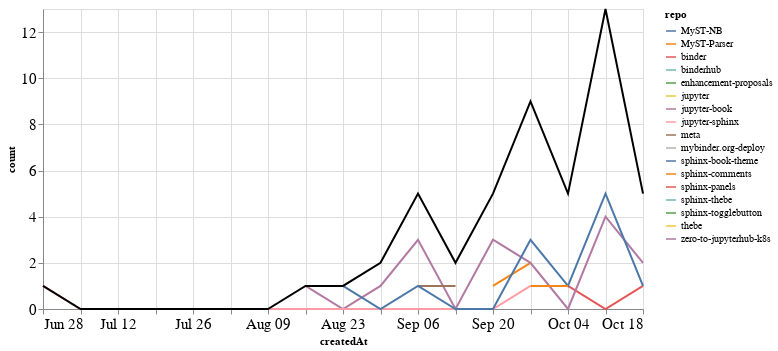

The code cell stored with this chart in its notebook:
### Markdown cell above
## PRs

### Code cell
prs_time = prs.groupby('repo').resample('W', on='createdAt').count()['author'].reset_index()
prs_time = prs_time.rename(columns={'author': 'count'})
prs_time_total = prs_time.groupby('createdAt').agg({"count": "sum"}).reset_index()

ch1 = alt.Chart(prs_time, width=600).mark_line().encode(
    x='createdAt',
    y='count',
    color='repo',
    tooltip="repo"
)

ch2 = alt.Chart(prs_time_total, width=600).mark_line(color="black").encode(
    x='createdAt',
    y='count',
)

ch1 + ch2

### Figure 1 — Vega-Lite specification as saved in the notebook (floating-point values rounded to 4 significant figures)
{"config": {"axisLeft": {"labelFontSize": 15}, "axisBottom": {"labelFontSize": 15}}, "layer": [{"data": {"name": "data-c2adcf8302394faea8d6522b5b3d5e74"}, "mark": "line", "encoding": {"color": {"type": "nominal", "field": "repo"}, "tooltip": {"type": "nominal", "field": "repo"}, "x": {"type": "temporal", "field": "createdAt"}, "y": {"type": "quantitative", "field": "count"}}, "width": 600}, {"data": {"name": "data-6ebd3163d3f705b0c8a8866cf71c9303"}, "mark": {"type": "line", "color": "black"}, "encoding": {"x": {"type": "temporal", "field": "createdAt"}, "y": {"type": "quantitative", "field": "count"}}, "width": 600}], "$schema": "https://vega.github.io/schema/vega-lite/v4.8.1.json", "datasets": {"data-c2adcf8302394faea8d6522b5b3d5e74": [{"repo": "MyST-NB", "createdAt": "2020-10-11T00:00:00", "count": 1}, {"repo": "MyST-Parser", "createdAt": "2020-09-20T00:00:00", "count": 1}, {"repo": "MyST-Parser", "createdAt": "2020-09-27T00:00:00", "count": 2}, {"repo": "binder", "createdAt": "2020-10-04T00:00:00", "count": 1}, {"repo": "binder", "createdAt": "2020-10-11T00:00:00", "count": 0}, {"repo": "binder", "createdAt": "2020-10-18T00:00:00", "count": 1}, {"repo": "binderhub", "createdAt": "2020-10-04T00:00:00", "count": 1}, {"repo": "enhancement-proposals", "createdAt": "2020-08-30T00:00:00", "count": 1}, {"repo": "jupyter", "createdAt": "2020-09-20T00:00:00", "count": 1}, {"repo": "jupyter-book", "createdAt": "2020-08-16T00:00:00", "count": 1}, {"repo": "jupyter-book", "createdAt": "2020-08-23T00:00:00", "count": 0}, {"repo": "jupyter-book", "createdAt": "2020-08-30T00:00:00", "count": 1}, {"repo": "jupyter-book", "createdAt": "2020-09-06T00:00:00", "count": 3}, {"repo": "jupyter-book", "createdAt": "2020-09-13T00:00:00", "count": 0}, {"repo": "jupyter-book", "createdAt": "2020-09-20T00:00:00", "count": 3}, {"repo": "jupyter-book", "createdAt": "2020-09-27T00:00:00", "count": 2}, {"repo": "jupyter-book", "createdAt": "2020-10-04T00:00:00", "count": 0}, {"repo": "jupyter-book", "createdAt": "2020-10-11T00:00:00", "count": 4}, {"repo": "jupyter-book", "createdAt": "2020-10-18T00:00:00", "count": 2}, {"repo": "jupyter-sphinx", "createdAt": "2020-06-28T00:00:00", "count": 1}, {"repo": "jupyter-sphinx", "createdAt": "2020-07-05T00:00:00", "count": 0}, {"repo": "jupyter-sphinx", "createdAt": "2020-07-12T00:00:00", "count": 0}, {"repo": "jupyter-sphinx", "createdAt": "2020-07-19T00:00:00", "count": 0}, {"repo": "jupyter-sphinx", "createdAt": "2020-07-26T00:00:00", "count": 0}, {"repo": "jupyter-sphinx", "createdAt": "2020-08-02T00:00:00", "count": 0}, {"repo": "jupyter-sphinx", "createdAt": "2020-08-09T00:00:00", "count": 0}, {"repo": "jupyter-sphinx", "createdAt": "2020-08-16T00:00:00", "count": 0}, {"repo": "jupyter-sphinx", "createdAt": "2020-08-23T00:00:00", "count": 0}, {"repo": "jupyter-sphinx", "createdAt": "2020-08-30T00:00:00", "count": 0}, {"repo": "jupyter-sphinx", "createdAt": "2020-09-06T00:00:00", "count": 0}, {"repo": "jupyter-sphinx", "createdAt": "2020-09-13T00:00:00", "count": 0}, {"repo": "jupyter-sphinx", "createdAt": "2020-09-20T00:00:00", "count": 0}, {"repo": "jupyter-sphinx", "createdAt": "2020-09-27T00:00:00", "count": 1}, {"repo": "meta", "createdAt": "2020-09-06T00:00:00", "count": 1}, {"repo": "meta", "createdAt": "2020-09-13T00:00:00", "count": 1}, {"repo": "mybinder.org-deploy", "createdAt": "2020-10-11T00:00:00", "count": 1}, {"repo": "sphinx-book-theme", "createdAt": "2020-08-23T00:00:00", "count": 1}, {"repo": "sphinx-book-theme", "createdAt": "2020-08-30T00:00:00", "count": 0}, {"repo": "sphinx-book-theme", "createdAt": "2020-09-06T00:00:00", "count": 1}, {"repo": "sphinx-book-theme", "createdAt": "2020-09-13T00:00:00", "count": 0}, {"repo": "sphinx-book-theme", "createdAt": "2020-09-20T00:00:00", "count": 0}, {"repo": "sphinx-book-theme", "createdAt": "2020-09-27T00:00:00", "count": 3}, {"repo": "sphinx-book-theme", "createdAt": "2020-10-04T00:00:00", "count": 1}, {"repo": "sphinx-book-theme", "createdAt": "2020-10-11T00:00:00", "count": 5}, {"repo": "sphinx-book-theme", "createdAt": "2020-10-18T00:00:00", "count": 1}, {"repo": "sphinx-comments", "createdAt": "2020-09-27T00:00:00", "count": 1}, {"repo": "sphinx-comments", "createdAt": "2020-10-04T00:00:00", "count": 1}, {"repo": "sphinx-panels", "createdAt": "2020-10-04T00:00:00", "count": 1}, {"repo": "sphinx-thebe", "createdAt": "2020-10-11T00:00:00", "count": 1}, {"repo": "sphinx-togglebutton", "createdAt": "2020-09-13T00:00:00", "count": 1}, {"repo": "thebe", "createdAt": "2020-10-18T00:00:00", "count": 1}, {"repo": "zero-to-jupyterhub-k8s", "createdAt": "2020-10-11T00:00:00", "count": 1}], "data-6ebd3163d3f705b0c8a8866cf71c9303": [{"createdAt": "2020-06-28T00:00:00", "count": 1}, {"createdAt": "2020-07-05T00:00:00", "count": 0}, {"createdAt": "2020-07-12T00:00:00", "count": 0}, {"createdAt": "2020-07-19T00:00:00", "count": 0}, {"createdAt": "2020-07-26T00:00:00", "count": 0}, {"createdAt": "2020-08-02T00:00:00", "count": 0}, {"createdAt": "2020-08-09T00:00:00", "count": 0}, {"createdAt": "2020-08-16T00:00:00", "count": 1}, {"createdAt": "2020-08-23T00:00:00", "count": 1}, {"createdAt": "2020-08-30T00:00:00", "count": 2}, {"createdAt": "2020-09-06T00:00:00", "count": 5}, {"createdAt": "2020-09-13T00:00:00", "count": 2}, {"createdAt": "2020-09-20T00:00:00", "count": 5}, {"createdAt": "2020-09-27T00:00:00", "count": 9}, {"createdAt": "2020-10-04T00:00:00", "count": 5}, {"createdAt": "2020-10-11T00:00:00", "count": 13}, {"createdAt": "2020-10-18T00:00:00", "count": 5}]}}
